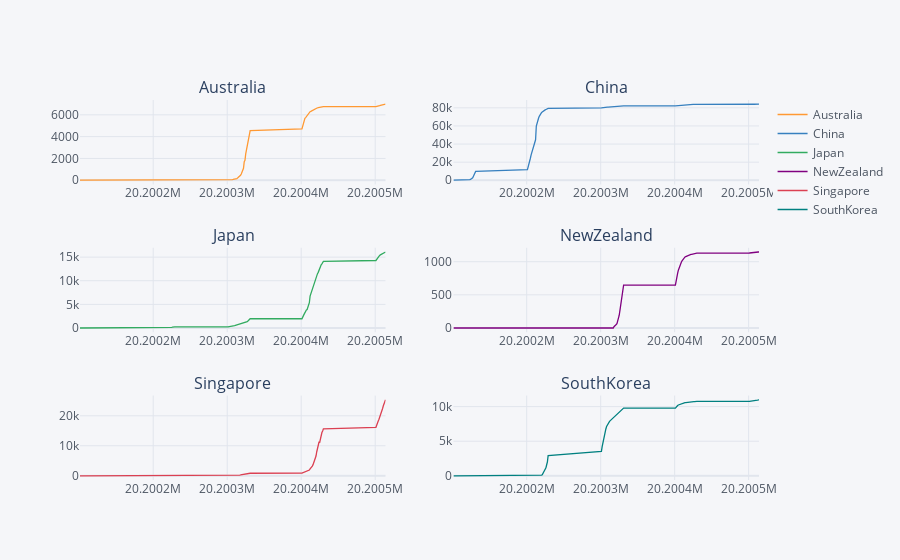

Source (notebook cell):
### Code cell
###YOUR CODE HERE###
# fig = 
# fig.show()
data.iplot(kind = 'scatter', x = 'Date', subplots = True, subplot_titles = True, shape=(3,2))

### Figure 1 — Plotly figure (JSON) as saved in the notebook; plotly's stock layout.template omitted (floating-point values rounded to 4 significant figures; data arrays with more than 128 entries replaced by an {"elided": "..."} marker saying what was removed)
{"data": [{"line": {"color": "rgba(255, 153, 51, 1.0)", "dash": "solid", "shape": "linear", "width": 1.3}, "mode": "lines", "name": "Australia", "text": "", "type": "scatter", "x": {"elided": "135 int values"}, "xaxis": "x", "y": {"elided": "135 int values"}, "yaxis": "y"}, {"line": {"color": "rgba(55, 128, 191, 1.0)", "dash": "solid", "shape": "linear", "width": 1.3}, "mode": "lines", "name": "China", "text": "", "type": "scatter", "x": {"elided": "135 int values"}, "xaxis": "x2", "y": {"elided": "135 int values"}, "yaxis": "y2"}, {"line": {"color": "rgba(50, 171, 96, 1.0)", "dash": "solid", "shape": "linear", "width": 1.3}, "mode": "lines", "name": "Japan", "text": "", "type": "scatter", "x": {"elided": "135 int values"}, "xaxis": "x3", "y": {"elided": "135 int values"}, "yaxis": "y3"}, {"line": {"color": "rgba(128, 0, 128, 1.0)", "dash": "solid", "shape": "linear", "width": 1.3}, "mode": "lines", "name": "NewZealand", "text": "", "type": "scatter", "x": {"elided": "135 int values"}, "xaxis": "x4", "y": {"elided": "135 int values"}, "yaxis": "y4"}, {"line": {"color": "rgba(219, 64, 82, 1.0)", "dash": "solid", "shape": "linear", "width": 1.3}, "mode": "lines", "name": "Singapore", "text": "", "type": "scatter", "x": {"elided": "135 int values"}, "xaxis": "x5", "y": {"elided": "135 int values"}, "yaxis": "y5"}, {"line": {"color": "rgba(0, 128, 128, 1.0)", "dash": "solid", "shape": "linear", "width": 1.3}, "mode": "lines", "name": "SouthKorea", "text": "", "type": "scatter", "x": {"elided": "135 int values"}, "xaxis": "x6", "y": {"elided": "135 int values"}, "yaxis": "y6"}], "layout": {"annotations": [{"font": {"size": 16}, "showarrow": false, "text": "Australia", "x": 0.225, "xanchor": "center", "xref": "paper", "y": 1, "yanchor": "bottom", "yref": "paper"}, {"font": {"size": 16}, "showarrow": false, "text": "China", "x": 0.775, "xanchor": "center", "xref": "paper", "y": 1, "yanchor": "bottom", "yref": "paper"}, {"font": {"size": 16}, "showarrow": false, "text": "Japan", "x": 0.225, "xanchor": "center", "xref": "paper", "y": 0.6111, "yanchor": "bottom", "yref": "paper"}, {"font": {"size": 16}, "showarrow": false, "text": "NewZealand", "x": 0.775, "xanchor": "center", "xref": "paper", "y": 0.6111, "yanchor": "bottom", "yref": "paper"}, {"font": {"size": 16}, "showarrow": false, "text": "Singapore", "x": 0.225, "xanchor": "center", "xref": "paper", "y": 0.2222, "yanchor": "bottom", "yref": "paper"}, {"font": {"size": 16}, "showarrow": false, "text": "SouthKorea", "x": 0.775, "xanchor": "center", "xref": "paper", "y": 0.2222, "yanchor": "bottom", "yref": "paper"}], "legend": {"bgcolor": "#F5F6F9", "font": {"color": "#4D5663"}}, "paper_bgcolor": "#F5F6F9", "plot_bgcolor": "#F5F6F9", "title": {"font": {"color": "#4D5663"}}, "xaxis": {"anchor": "y", "domain": [0, 0.45], "gridcolor": "#E1E5ED", "showgrid": true, "tickfont": {"color": "#4D5663"}, "title": {"font": {"color": "#4D5663"}, "text": ""}, "zerolinecolor": "#E1E5ED"}, "xaxis2": {"anchor": "y2", "domain": [0.55, 1], "gridcolor": "#E1E5ED", "showgrid": true, "tickfont": {"color": "#4D5663"}, "title": {"font": {"color": "#4D5663"}, "text": ""}, "zerolinecolor": "#E1E5ED"}, "xaxis3": {"anchor": "y3", "domain": [0, 0.45], "gridcolor": "#E1E5ED", "showgrid": true, "tickfont": {"color": "#4D5663"}, "title": {"font": {"color": "#4D5663"}, "text": ""}, "zerolinecolor": "#E1E5ED"}, "xaxis4": {"anchor": "y4", "domain": [0.55, 1], "gridcolor": "#E1E5ED", "showgrid": true, "tickfont": {"color": "#4D5663"}, "title": {"font": {"color": "#4D5663"}, "text": ""}, "zerolinecolor": "#E1E5ED"}, "xaxis5": {"anchor": "y5", "domain": [0, 0.45], "gridcolor": "#E1E5ED", "showgrid": true, "tickfont": {"color": "#4D5663"}, "title": {"font": {"color": "#4D5663"}, "text": ""}, "zerolinecolor": "#E1E5ED"}, "xaxis6": {"anchor": "y6", "domain": [0.55, 1], "gridcolor": "#E1E5ED", "showgrid": true, "tickfont": {"color": "#4D5663"}, "title": {"font": {"color": "#4D5663"}, "text": ""}, "zerolinecolor": "#E1E5ED"}, "yaxis": {"anchor": "x", "domain": [0.7778, 1], "gridcolor": "#E1E5ED", "showgrid": true, "tickfont": {"color": "#4D5663"}, "title": {"font": {"color": "#4D5663"}, "text": ""}, "zerolinecolor": "#E1E5ED"}, "yaxis2": {"anchor": "x2", "domain": [0.7778, 1], "gridcolor": "#E1E5ED", "showgrid": true, "tickfont": {"color": "#4D5663"}, "title": {"font": {"color": "#4D5663"}, "text": ""}, "zerolinecolor": "#E1E5ED"}, "yaxis3": {"anchor": "x3", "domain": [0.3889, 0.6111], "gridcolor": "#E1E5ED", "showgrid": true, "tickfont": {"color": "#4D5663"}, "title": {"font": {"color": "#4D5663"}, "text": ""}, "zerolinecolor": "#E1E5ED"}, "yaxis4": {"anchor": "x4", "domain": [0.3889, 0.6111], "gridcolor": "#E1E5ED", "showgrid": true, "tickfont": {"color": "#4D5663"}, "title": {"font": {"color": "#4D5663"}, "text": ""}, "zerolinecolor": "#E1E5ED"}, "yaxis5": {"anchor": "x5", "domain": [0, 0.2222], "gridcolor": "#E1E5ED", "showgrid": true, "tickfont": {"color": "#4D5663"}, "title": {"font": {"color": "#4D5663"}, "text": ""}, "zerolinecolor": "#E1E5ED"}, "yaxis6": {"anchor": "x6", "domain": [0, 0.2222], "gridcolor": "#E1E5ED", "showgrid": true, "tickfont": {"color": "#4D5663"}, "title": {"font": {"color": "#4D5663"}, "text": ""}, "zerolinecolor": "#E1E5ED"}}}
